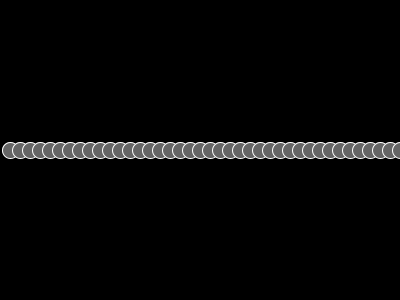
Frame 1 (no input)
Frame 60 (the mouse pressed at the canvas centre just before this capture): identical to frame 1, image omitted
Frame 120 (the mouse held since frame 60 and released just before this capture): identical to frame 1, image omitted

The Processing sketch that drew this single still picture (run headless with seeded random() and noise(); from frame 60 on, the mouse is pressed at the canvas centre):

// Processing sketch: sketch_06_1_While
// ── sketch_06_1_While.pde
float x = 0;

void setup() {
  size(400, 300);
  background(0);
}

void draw() {

  while (x < width) {
    x = x + 10.0;
    fill(101);
    stroke(255);
    ellipse(x, 150, 16, 16);
  }
}
